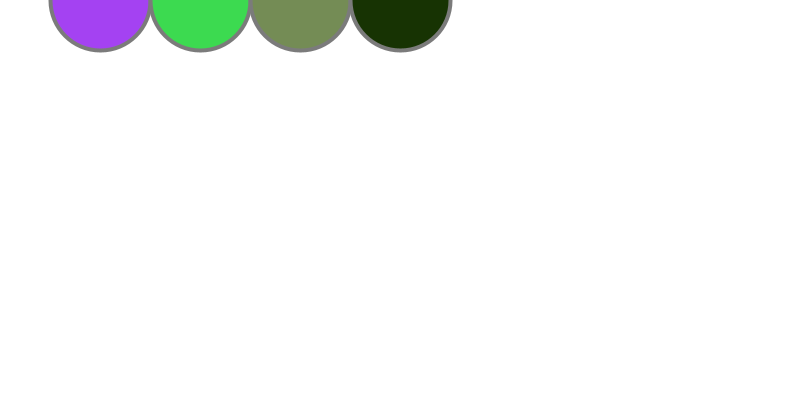
Frame 1 (no input)
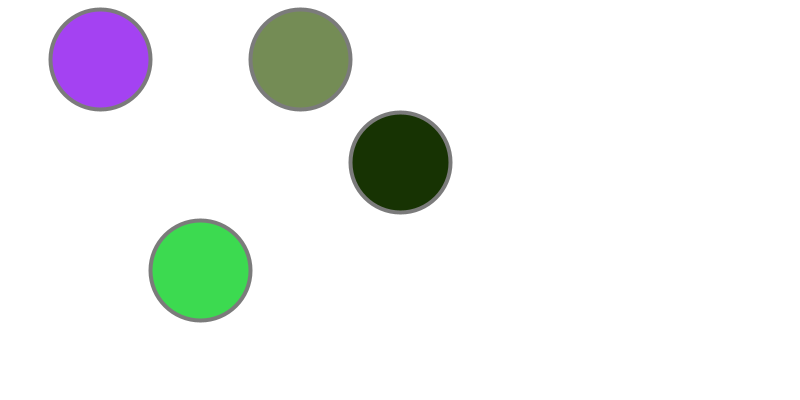
Frame 60 (the mouse pressed at the canvas centre just before this capture)
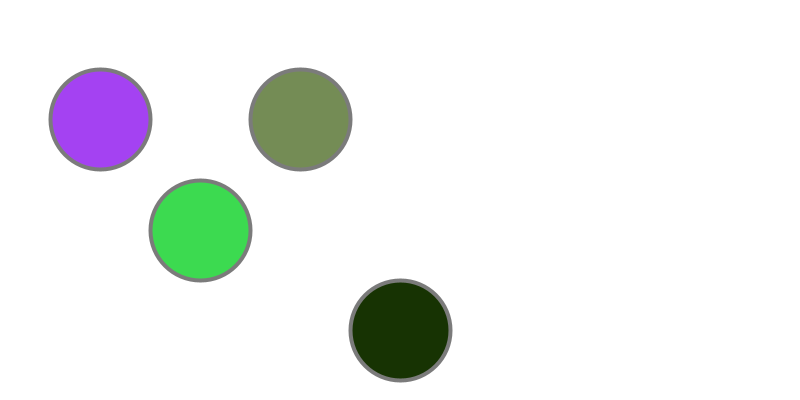
Frame 120 (the mouse held since frame 60 and released just before this capture)

The Processing sketch that drew these frames (run headless with seeded random() and noise(); from frame 60 on, the mouse is pressed at the canvas centre):

// Processing sketch: aula13_g2_ex3
// ── aula13_g2_ex3.pde
//instanciar 
Bola bola1, bola2, bola3, bola4, bola5,bola6;
void setup(){ size(800,400);
bola1 = new Bola(100,1);
bola2 = new Bola(200,10);
bola3 = new Bola(300,1);
bola4 = new Bola(400,8);
bola5 = new Bola(500,5);
bola6 = new Bola(600,4);
}

void draw(){
  background(255);
  bola1.desenho();
  bola1.movimento();
  bola2.desenho();
  bola2.movimento();
    bola3.desenho();
  bola3.movimento();
  bola4.desenho();
  bola4.movimento();
}

// ── desenhos.pde
//template
class Bola {
  //dados
  float y;
  float x;
  float velocidade;
  float r,g,b;
  //arranque, tem o mesmo da classe
  //construtor 
  Bola(float posX, float velo){
  x=posX;
  y=0;
  velocidade= velo;
  r=random(255);
  g=random(255);
  b=random(255);
  }

  void desenho() {
    fill(r,g,b);
    stroke(123);
    strokeWeight(4);
    ellipse(x, y, 100, 100);
  }
  void movimento() {
    if (y>350) {
      y=50;
    } else {
      y=y+velocidade;
    }
  }
}
